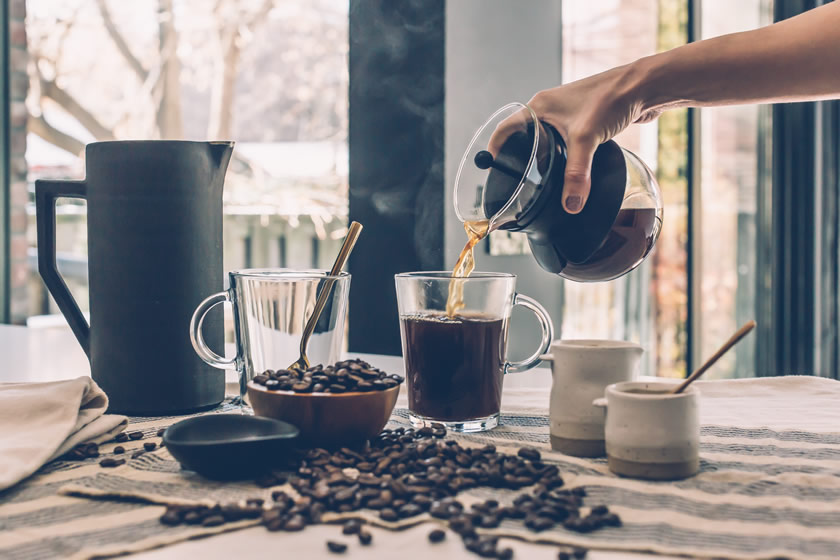
//> input picture 2118_chilling_cafe/img/chilling-cafe-01.jpg, 840 x 560 px, given in place of the camera
$ ./vertical_flip_video   (built with g++ and OpenCV 4)
//> lines starting //> are read from the running program, lines starting //| are printed output that depends on the picture
#include<iostream>
#include<opencv2/opencv.hpp>

using namespace std;
using namespace cv;


int main()
{
	VideoCapture cap(0);	//open the default camera
	if (!cap.isOpened()) {
		printf("error while reading from camera\n");
		return -1;
	}

	//Mat edges;
	//namedWindow("edges", 1);

	int frame_width = cap.get(CV_CAP_PROP_FRAME_WIDTH);
	int frame_height = cap.get(CV_CAP_PROP_FRAME_HEIGHT);

	//debugging code, ignore
	printf("frame width= %d \nframe height= %d\n", frame_width, frame_height);

	VideoWriter video_orig("original.avi", CV_FOURCC('M', 'J', 'P', 'G'), 30, Size(frame_width, frame_height), false);
	VideoWriter video_trans("vflip.avi", CV_FOURCC('M', 'J', 'P', 'G'), 30, Size(frame_width, frame_height), false);

	while (1) {
		Mat frame;
		cap >> frame;	//get a new frame from the camera
//> frame is the input picture: 560 rows x 840 cols, CV_8UC3; mean B, G, R 138.4, 137.9, 142.6
		if (frame.empty())
			break;
		cvtColor(frame, frame, COLOR_BGR2GRAY);
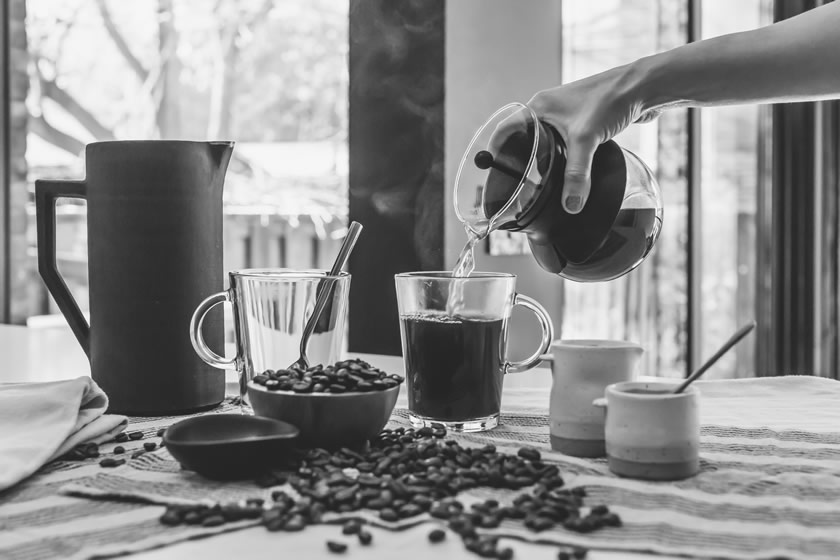
//> frame: 560 rows x 840 cols, CV_8UC1; min 23, max 255, mean 139.4
		//GaussianBlur(edges, edges, Size(7, 7), 1.5, 1.5);
		//Canny(edges, edges, 0, 30, 3);
		Mat vflip(frame.rows, frame.cols, CV_8UC1);
		int i, j;
		for (i = 0; i < frame.rows; i++)
			for (j = 0; j < frame.cols; j++)
				vflip.at<uchar>(i, j) = frame.at<uchar>(i, frame.cols - j);
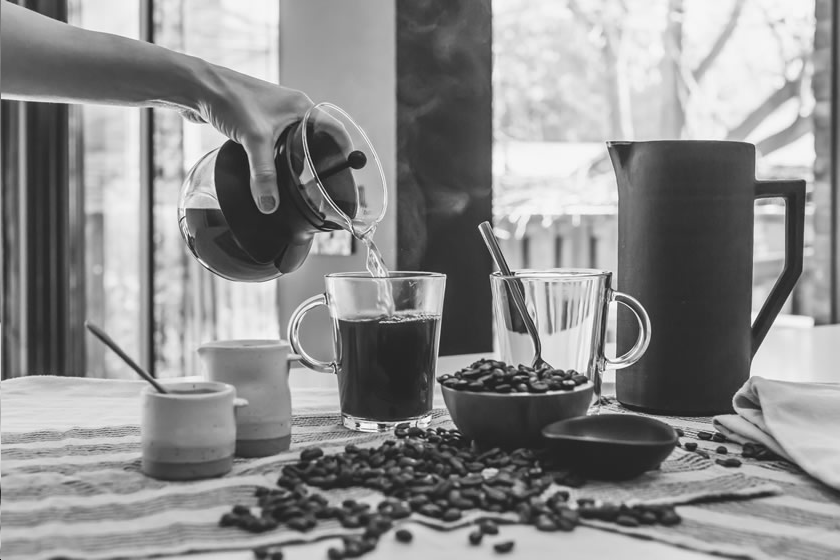
//> vflip: 560 rows x 840 cols, CV_8UC1; min 0, max 255, mean 139.4

		imshow("frame", frame);
		imshow("vflip", vflip);
		video_orig.write(frame);
		video_trans.write(vflip);
		if (waitKey(30) >= 0)
//> the Esc key is pressed
			break;
	}
	return 0;
}

$ run again, on 2118_chilling_cafe/img/chilling-cafe-11.jpg
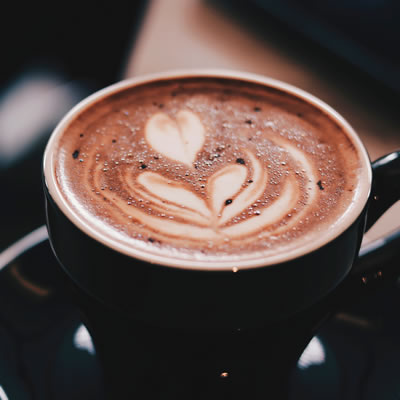
//> input picture 2118_chilling_cafe/img/chilling-cafe-11.jpg, 400 x 400 px, given in place of the camera
//> frame is the input picture: 400 rows x 400 cols, CV_8UC3; mean B, G, R 68.3, 73.1, 90
//> `cvtColor(frame, frame, COLOR_BGR2GRAY);`:
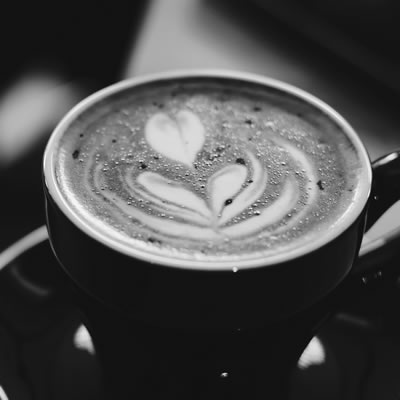
//> frame: 400 rows x 400 cols, CV_8UC1; min 6, max 255, mean 77.6
//> after the loop `for (i = 0; i < frame.rows; i++)`:
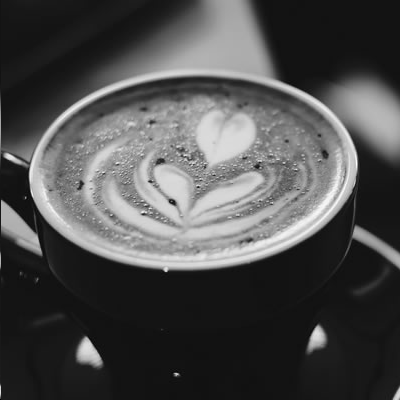
//> vflip: 400 rows x 400 cols, CV_8UC1; min 0, max 255, mean 77.6

$ run again, on 2118_chilling_cafe/img/chilling-cafe-12.jpg
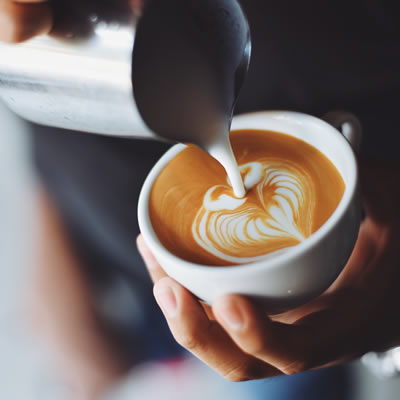
//> input picture 2118_chilling_cafe/img/chilling-cafe-12.jpg, 400 x 400 px, given in place of the camera
//> frame is the input picture: 400 rows x 400 cols, CV_8UC3; mean B, G, R 101.3, 104.2, 115.8
//> `cvtColor(frame, frame, COLOR_BGR2GRAY);`:
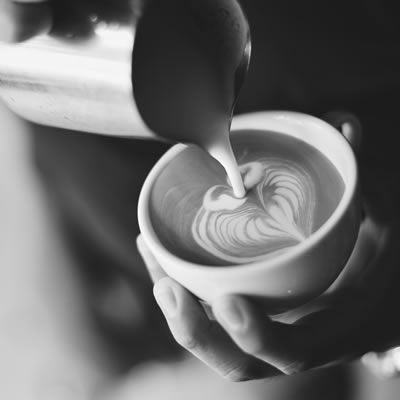
//> frame: 400 rows x 400 cols, CV_8UC1; min 21, max 254, mean 107.4
//> after the loop `for (i = 0; i < frame.rows; i++)`:
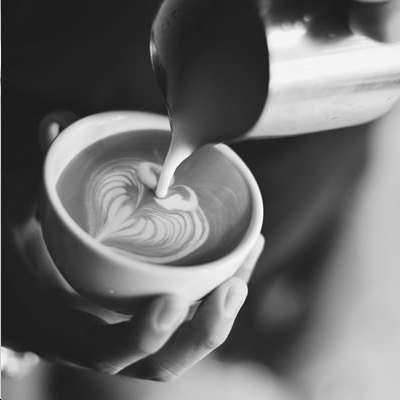
//> vflip: 400 rows x 400 cols, CV_8UC1; min 0, max 254, mean 107.4

$ run again, on 2118_chilling_cafe/img/chilling-cafe-13.jpg
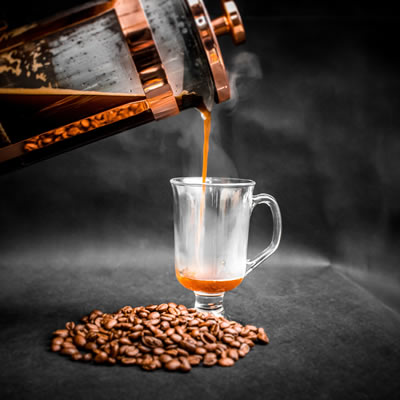
//> input picture 2118_chilling_cafe/img/chilling-cafe-13.jpg, 400 x 400 px, given in place of the camera
//> frame is the input picture: 400 rows x 400 cols, CV_8UC3; mean B, G, R 58.3, 63.1, 72.4
//> `cvtColor(frame, frame, COLOR_BGR2GRAY);`:
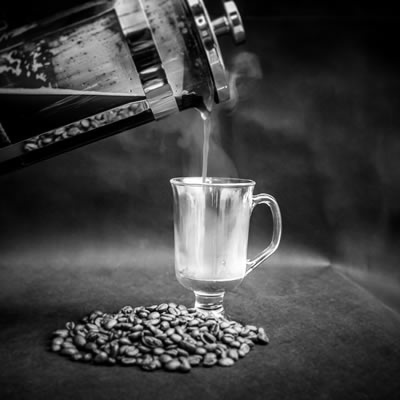
//> frame: 400 rows x 400 cols, CV_8UC1; min 0, max 255, mean 65.4
//> after the loop `for (i = 0; i < frame.rows; i++)`:
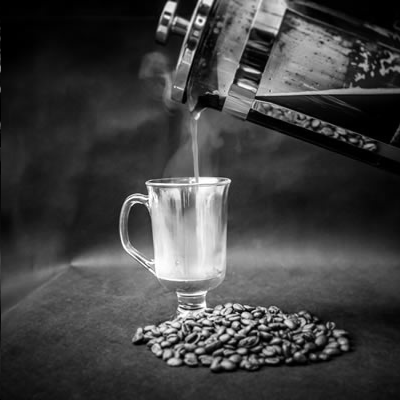
//> vflip: 400 rows x 400 cols, CV_8UC1; min 0, max 255, mean 65.4
